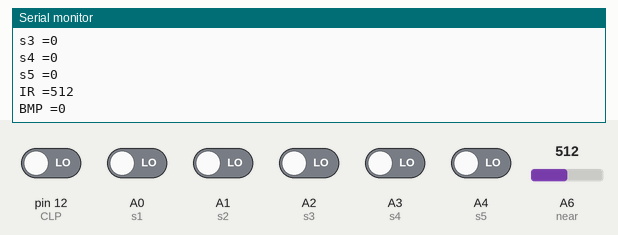
This sketch was run on a simulated Arduino Nano, built with avr-gcc and run on an emulated ATmega328P. Parts: the last lines printed to the serial monitor. The test bench sets the inputs (shaded band); at power-on: A0 (s1), A1 (s2), A2 (s3), A3 (s4), A4 (s5), pin 12 (CLP) LOW, A6 (near) = 512.

Above: at 2.8 s.
2.9 s: A6 (near) set to 716
At 5.3 s:
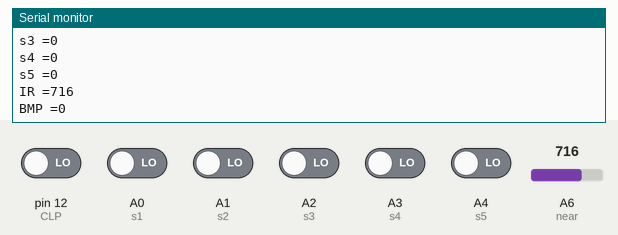
5.6 s: pin 12 (CLP) driven HIGH
At 6.8 s:
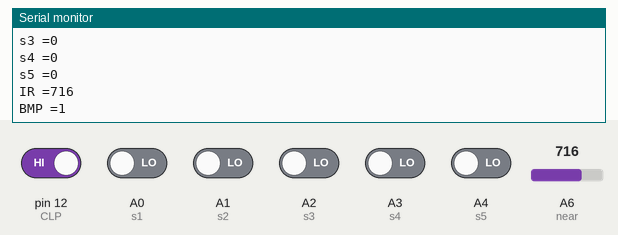
8.3 s: A0 (s1) driven HIGH
11.0 s: A1 (s2) driven HIGH
13.7 s: A2 (s3) driven HIGH
16.4 s: A3 (s4) driven HIGH
Timing chart, 0 to 19.4 s (numbered marks = the images above; inputs shaded):
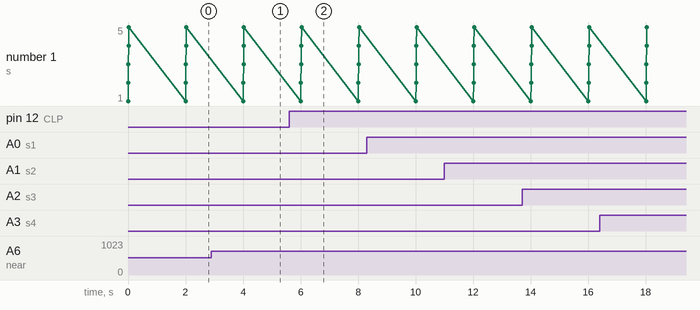

The sketch:

Array.ino
```cpp
int s1=A0; //TCRT1
int s2=A1; //TCRT2
int s3=A2; //TCRT3
int s4=A3; //TCRT4
int s5=A4; //TCRT5
int near=A6; //IR sensor at the front to detect obstacles
int CLP=12; //limit switch int state1;
int state1;
int state2;
int state3;
int state4;
int state5;
int nearstate;
int CLPstate;
void setup(){
Serial.begin(9600);
  pinMode(s1,INPUT);
  pinMode(s2,INPUT);
  pinMode(s3,INPUT);
  pinMode(s4,INPUT);
  pinMode(s5,INPUT);
  pinMode(near,INPUT);
  pinMode(CLP,INPUT); }
void loop(){
  state1=digitalRead(s1); //TCRT1 status
  state2=digitalRead(s2); //TCRT2 status
  state3=digitalRead(s3); //TCRT3 status
  state4=digitalRead(s4); //TCRT4 status
  state5=digitalRead(s5); //TCRT5 status
  nearstate=analogRead(near); //IR sensor status
  CLPstate=digitalRead(CLP); //Limit switch status
  Serial.print("s1 =");
  Serial.println(state1); //Print TCRT1 status
  Serial.print("s2 =");
  Serial.println(state2); //Print TCRT2 status
  Serial.print("s3 =");
  Serial.println(state3); //Print TCRT3 status
  Serial.print("s4 =");
  Serial.println(state4); //Print TCRT4 status
  Serial.print("s5 =");
  Serial.println(state5); //Print TCRT5 status
  Serial.print("IR =");
  Serial.println(nearstate); //Print IR sensor status
  Serial.print("BMP =");
  Serial.println(CLPstate); //Print Limit switch status
  delay(2000);
}
```

Measured:
- after the input at 2.9 s, the serial monitor: prints a new line after 1.1 s (image 1)
- after the input at 5.6 s, the serial monitor: prints a new line after 0.45 s (image 2)
